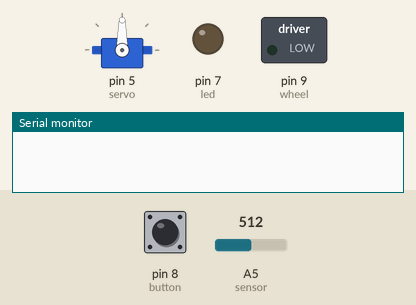
Bench run of a sketch on a simulated Arduino Uno, built with avr-gcc and run on an emulated ATmega328P. Parts: servo, switched loads named in the sketch (green lamp = pin HIGH), output pins drawn as LEDs (lit = HIGH), the last lines printed to the serial monitor. Inputs (shaded band) come from the test bench; at power-on: pin 8 (button) LOW, A5 (sensor) = 512.

Above: at 1.2 s.
1.3 s: pin 8 (button) pulled HIGH for 0.15 s
At 1.6 s:
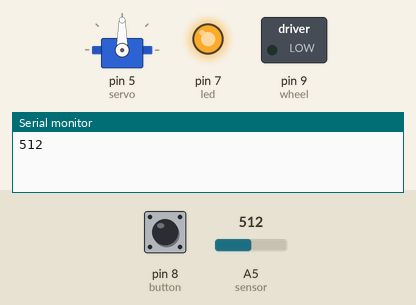
2.9 s: pin 8 (button) pulled HIGH for 3.2 s
At 5.8 s:
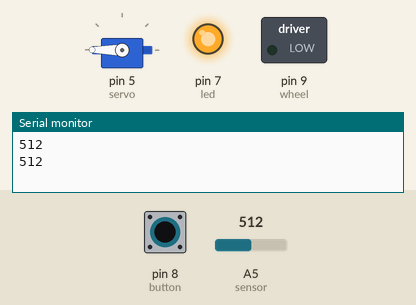
Timing chart, 0 to 7.3 s (numbered marks = the images above; inputs shaded):
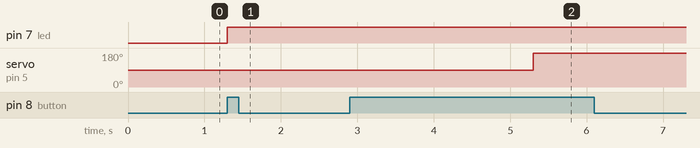

Measured:
- after the input at 1.3 s, pin 7 (led): LOW → HIGH at once
- after the input at 2.9 s, servo on pin 5 (servo): 90° → 180° after 2.4 s

The sketch:

whoLetTheDogsOut.ino
```cpp
#include <Servo.h>
#define MOVE 4000
#define CLOSED 0
#define OPEN 90
#define LIGHT 900

Servo myservo;

int wheel = 9;
int led = 7;
int button = 8;
int servo = 5;
int sensor = A5;
int pos;


void setup() {//sets up pins and motors
  Serial.begin(9600);
  pinMode(led,OUTPUT);
  pinMode(button,INPUT);
  pinMode(wheel,OUTPUT);
  pinMode(sensor,INPUT);
  myservo.attach(servo);
}

void loop() {
  int buttonState = digitalRead(button);
  int value = analogRead(sensor);

  if(buttonState == HIGH) {//opens door
    digitalWrite(led, HIGH);
    pos += OPEN;
    myservo.write(pos);

    Serial.println(value);
    if(value > LIGHT) {//moves dog based on light input
      digitalWrite(wheel, HIGH);
      delay(MOVE);
      digitalWrite(wheel, LOW);
    }

    delay(4000);
  }
}
```
